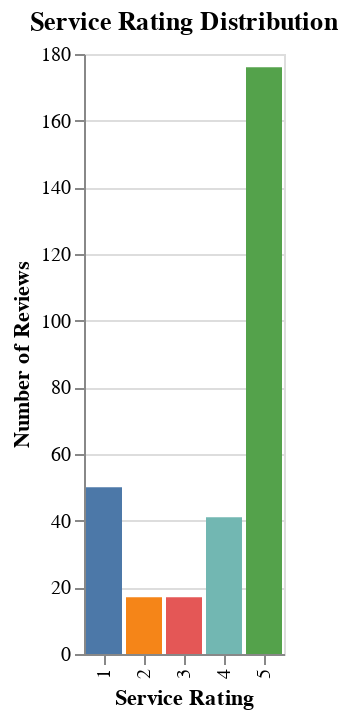

Notebook code for this chart:
### Code cell
service_chart = alt.Chart(service_ratings).mark_bar().encode(
    x = alt.X("service rating:N", title="Service Rating"),
    y = alt.Y("count:Q", title="Number of Reviews"),
    color = alt.Color("service rating:N", legend=None)
).properties(
    title = "Service Rating Distribution"
)
service_chart

### Figure 1 — Vega-Lite specification as saved in the notebook (floating-point values rounded to 4 significant figures)
{"config": {"view": {"continuousWidth": 300, "continuousHeight": 300}}, "data": {"name": "data-336c7bab4b01df8506a457faa710e5ff"}, "mark": {"type": "bar"}, "encoding": {"color": {"field": "service rating", "legend": null, "type": "nominal"}, "x": {"field": "service rating", "title": "Service Rating", "type": "nominal"}, "y": {"field": "count", "title": "Number of Reviews", "type": "quantitative"}}, "title": "Service Rating Distribution", "$schema": "https://vega.github.io/schema/vega-lite/v5.16.3.json", "datasets": {"data-336c7bab4b01df8506a457faa710e5ff": [{"service rating": 5.0, "count": 176}, {"service rating": 1.0, "count": 50}, {"service rating": 4.0, "count": 41}, {"service rating": 2.0, "count": 17}, {"service rating": 3.0, "count": 17}]}}
